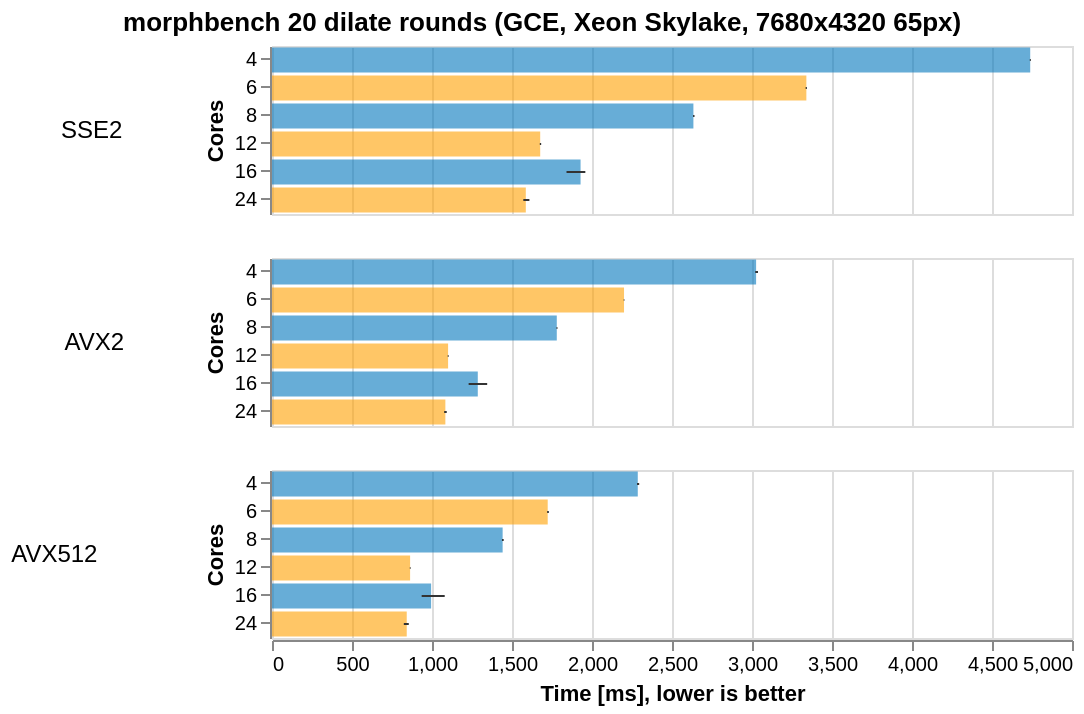

The specification (Vega-Lite) saved for this image:
### Vega-Lite specification from a JSON file in a GitHub repository (floating-point values rounded to 4 significant figures)
{"$schema": "https://vega.github.io/schema/vega-lite/v4.json", "title": {"text": "morphbench 20 dilate rounds (GCE, Xeon Skylake, 7680x4320 65px)", "anchor": "middle"}, "data": {"values": [{"set": "SSE2", "var": 4, "times": [4739.0, 4742.0, 4739.0, 4743.0, 4739.0, 4738.0, 4738.0, 4740.0, 4739.0, 4736.0, 4739.0, 4739.0, 4736.0, 4737.0, 4739.0, 4738.0, 4739.0, 4739.0, 4741.0, 4737.0]}, {"set": "SSE2", "var": 6, "times": [3342.0, 3341.0, 3343.0, 3339.0, 3341.0, 3338.0, 3343.0, 3339.0, 3339.0, 3337.0, 3337.0, 3338.0, 3337.0, 3342.0, 3341.0, 3341.0, 3341.0, 3339.0, 3335.0, 3342.0]}, {"set": "SSE2", "var": 8, "times": [2632.0, 2633.0, 2632.0, 2634.0, 2633.0, 2634.0, 2633.0, 2632.0, 2633.0, 2635.0, 2633.0, 2632.0, 2632.0, 2633.0, 2638.0, 2634.0, 2634.0, 2636.0, 2632.0, 2641.0]}, {"set": "SSE2", "var": 12, "times": [1676.0, 1677.0, 1676.0, 1675.0, 1681.0, 1682.0, 1677.0, 1676.0, 1676.0, 1674.0, 1676.0, 1674.0, 1674.0, 1675.0, 1681.0, 1674.0, 1675.0, 1674.0, 1676.0, 1676.0]}, {"set": "SSE2", "var": 16, "times": [1927.0, 1951.0, 1881.0, 1841.0, 1845.0, 1936.0, 1927.0, 1947.0, 1932.0, 1933.0, 1931.0, 1944.0, 1955.0, 1958.0, 1954.0, 1944.0, 1948.0, 1945.0, 1932.0, 1942.0]}, {"set": "SSE2", "var": 24, "times": [1600, 1609.0, 1597.0, 1597.0, 1571.0, 1602.0, 1603.0, 1572.0, 1586.0, 1603.0, 1571.0, 1571.0, 1572.0, 1574.0, 1573.0, 1574.0, 1574.0, 1572.0, 1598.0, 1609.0]}, {"set": "AVX2", "var": 4, "times": [3026.0, 3024.0, 3023.0, 3021.0, 3024.0, 3020.0, 3023.0, 3023.0, 3023.0, 3024.0, 3025.0, 3023.0, 3028.0, 3036.0, 3036.0, 3038.0, 3029.0, 3022.0, 3024.0, 3022.0]}, {"set": "AVX2", "var": 6, "times": [2199.0, 2201.0, 2201.0, 2199.0, 2201.0, 2199.0, 2200.0, 2199.0, 2200.0, 2201.0, 2199.0, 2199.0, 2202.0, 2200.0, 2199.0, 2201.0, 2201.0, 2200.0, 2202.0, 2202.0]}, {"set": "AVX2", "var": 8, "times": [1784.0, 1780.0, 1780.0, 1780.0, 1781.0, 1780.0, 1779.0, 1781.0, 1782.0, 1779.0, 1778.0, 1779.0, 1779.0, 1779.0, 1780.0, 1778.0, 1779.0, 1779.0, 1779.0, 1782.0]}, {"set": "AVX2", "var": 12, "times": [1100.0, 1102.0, 1101.0, 1099.0, 1101.0, 1101.0, 1104.0, 1100.0, 1100.0, 1101.0, 1100.0, 1100.0, 1099.0, 1099.0, 1099.0, 1101.0, 1104.0, 1101.0, 1101.0, 1100.0]}, {"set": "AVX2", "var": 16, "times": [1249.0, 1334.0, 1338.0, 1243.0, 1252.0, 1335.0, 1327.0, 1231.0, 1329.0, 1263.0, 1345.0, 1229.0, 1253.0, 1244.0, 1330.0, 1263.0, 1239.0, 1332.0, 1258.0, 1329.0]}, {"set": "AVX2", "var": 24, "times": [1092.0, 1091.0, 1092.0, 1083.0, 1081.0, 1087.0, 1084.0, 1090.0, 1082.0, 1087.0, 1080, 1083.0, 1076, 1078.0, 1081.0, 1079.0, 1078.0, 1081.0, 1084.0, 1082.0]}, {"set": "AVX512", "var": 4, "times": [2281.0, 2284.0, 2282.0, 2283.0, 2284.0, 2281.0, 2285.0, 2290.0, 2288.0, 2287.0, 2286.0, 2286.0, 2282.0, 2290.0, 2292.0, 2295.0, 2291.0, 2285.0, 2284.0, 2287.0]}, {"set": "AVX512", "var": 6, "times": [1725.0, 1727.0, 1725.0, 1725.0, 1723.0, 1722.0, 1730.0, 1721.0, 1720.0, 1725.0, 1725.0, 1724.0, 1723.0, 1721.0, 1720.0, 1723.0, 1721.0, 1723.0, 1722.0, 1721.0]}, {"set": "AVX512", "var": 8, "times": [1441.0, 1442.0, 1443.0, 1444.0, 1441.0, 1448.0, 1440.0, 1439.0, 1437.0, 1446.0, 1441, 1443.0, 1442.0, 1439.0, 1440.0, 1439.0, 1443.0, 1440.0, 1442.0, 1440.0]}, {"set": "AVX512", "var": 12, "times": [861.8, 862.0, 861.4, 862.5, 862.7, 862.0, 865.8, 864.1, 862.6, 861.9, 863.6, 864.3, 864.6, 864.7, 863.4, 863.7, 863.8, 862.6, 862.0, 863.5]}, {"set": "AVX512", "var": 16, "times": [979.6, 965.9, 961.4, 988.5, 980.3, 968.2, 969.4, 1024.0, 1033.0, 977.5, 953.4, 963.0, 1031.0, 975.7, 981.2, 1030.0, 1021.0, 935.3, 1079.0, 1073.0]}, {"set": "AVX512", "var": 24, "times": [854.9, 841.1, 847.3, 836.2, 854.2, 852.6, 852.6, 848.5, 846.8, 826.9, 834.0, 826.3, 825.2, 823.8, 843.4, 845.2, 838.8, 843.6, 854.2, 848.5]}]}, "transform": [{"flatten": ["times"]}, {"aggregate": [{"op": "min", "field": "times", "as": "timem"}, {"op": "max", "field": "times", "as": "timex"}, {"op": "mean", "field": "times", "as": "timean"}], "groupby": ["set", "var"]}], "facet": {"row": {"field": "set", "type": "nominal", "header": {"title": "", "labelAngle": 0, "labelFontSize": 12}, "sort": ["SSE2", "AVX2", "AVX512F"]}}, "spec": {"encoding": {"y": {"field": "var", "type": "ordinal", "axis": {"title": "Cores"}, "sort": "ascending"}}, "layer": [{"mark": {"type": "bar", "opacity": 0.6}, "height": {"step": 14}, "encoding": {"x": {"field": "timean", "type": "quantitative"}, "color": {"field": "var", "type": "ordinal", "scale": {"range": ["#0277bd", "#ffa000"]}, "legend": null, "sort": "ascending"}}}, {"width": 400, "mark": {"type": "errorbar", "color": "#333"}, "encoding": {"x": {"field": "timem", "type": "quantitative", "axis": {"title": "Time [ms], lower is better", "grid": true}}, "x2": {"field": "timex"}, "size": {"value": 2}}}]}}
